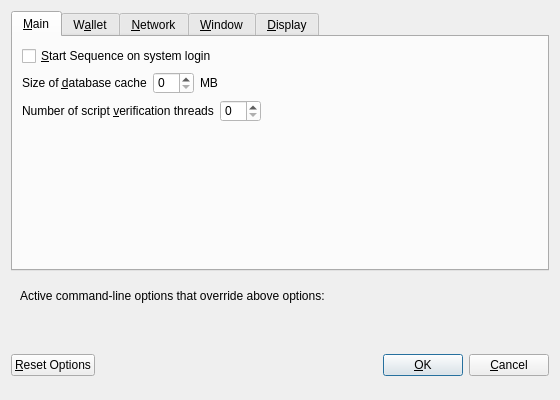
<?xml version="1.0" encoding="UTF-8"?>
<ui version="4.0">
 <class>OptionsDialog</class>
 <widget class="QDialog" name="OptionsDialog">
  <property name="geometry">
   <rect>
    <x>0</x>
    <y>0</y>
    <width>560</width>
    <height>400</height>
   </rect>
  </property>
  <property name="windowTitle">
   <string>Options</string>
  </property>
  <property name="modal">
   <bool>true</bool>
  </property>
  <layout class="QVBoxLayout" name="verticalLayout">
   <item>
    <widget class="QTabWidget" name="tabWidget">
     <property name="styleSheet">
      <string notr="true">QTabWidget:tab-bar { alignment: left }
QTabBar { alignment: left; }</string>
     </property>
     <property name="currentIndex">
      <number>0</number>
     </property>
     <widget class="QWidget" name="tabMain">
      <attribute name="title">
       <string>&amp;Main</string>
      </attribute>
      <layout class="QVBoxLayout" name="verticalLayout_Main">
       <item>
        <widget class="QCheckBox" name="sequenceAtStartup">
         <property name="toolTip">
          <string>Automatically start Sequence after logging in to the system.</string>
         </property>
         <property name="text">
          <string>&amp;Start Sequence on system login</string>
         </property>
        </widget>
       </item>
       <item>
        <layout class="QHBoxLayout" name="horizontalLayout_2_Main">
         <item>
          <widget class="QLabel" name="databaseCacheLabel">
           <property name="text">
            <string>Size of &amp;database cache</string>
           </property>
           <property name="textFormat">
            <enum>Qt::PlainText</enum>
           </property>
           <property name="buddy">
            <cstring>databaseCache</cstring>
           </property>
          </widget>
         </item>
         <item>
          <widget class="QSpinBox" name="databaseCache">
           <property name="styleSheet">
            <string notr="true">background-color: rgb(255, 255, 255);
color: rgb(0, 0, 0);</string>
           </property>
          </widget>
         </item>
         <item>
          <widget class="QLabel" name="databaseCacheUnitLabel">
           <property name="text">
            <string>MB</string>
           </property>
           <property name="textFormat">
            <enum>Qt::PlainText</enum>
           </property>
          </widget>
         </item>
         <item>
          <spacer name="horizontalSpacer_2_Main">
           <property name="orientation">
            <enum>Qt::Horizontal</enum>
           </property>
           <property name="sizeHint" stdset="0">
            <size>
             <width>40</width>
             <height>20</height>
            </size>
           </property>
          </spacer>
         </item>
        </layout>
       </item>
       <item>
        <layout class="QHBoxLayout" name="horizontalLayout_3_Main">
         <item>
          <widget class="QLabel" name="threadsScriptVerifLabel">
           <property name="text">
            <string>Number of script &amp;verification threads</string>
           </property>
           <property name="textFormat">
            <enum>Qt::PlainText</enum>
           </property>
           <property name="buddy">
            <cstring>threadsScriptVerif</cstring>
           </property>
          </widget>
         </item>
         <item>
          <widget class="QSpinBox" name="threadsScriptVerif">
           <property name="toolTip">
            <string>(0 = auto, &lt;0 = leave that many cores free)</string>
           </property>
           <property name="styleSheet">
            <string notr="true">background-color: rgb(255, 255, 255);
color: rgb(0, 0, 0);</string>
           </property>
          </widget>
         </item>
         <item>
          <spacer name="horizontalSpacer_3_Main">
           <property name="orientation">
            <enum>Qt::Horizontal</enum>
           </property>
           <property name="sizeHint" stdset="0">
            <size>
             <width>40</width>
             <height>20</height>
            </size>
           </property>
          </spacer>
         </item>
        </layout>
       </item>
       <item>
        <spacer name="verticalSpacer_Main">
         <property name="orientation">
          <enum>Qt::Vertical</enum>
         </property>
         <property name="sizeHint" stdset="0">
          <size>
           <width>20</width>
           <height>40</height>
          </size>
         </property>
        </spacer>
       </item>
      </layout>
     </widget>
     <widget class="QWidget" name="tabWallet">
      <attribute name="title">
       <string>W&amp;allet</string>
      </attribute>
      <layout class="QVBoxLayout" name="verticalLayout_Wallet">
       <item>
        <widget class="QGroupBox" name="groupBox">
         <property name="title">
          <string>Expert</string>
         </property>
         <layout class="QVBoxLayout" name="verticalLayout_2">
          <item>
           <widget class="QCheckBox" name="coinControlFeatures">
            <property name="toolTip">
             <string>Whether to show coin control features or not.</string>
            </property>
            <property name="text">
             <string>Enable coin &amp;control features</string>
            </property>
           </widget>
          </item>
          <item>
           <widget class="QCheckBox" name="spendZeroConfChange">
            <property name="toolTip">
             <string>If you disable the spending of unconfirmed change, the change from a transaction cannot be used until that transaction has at least one confirmation. This also affects how your balance is computed.</string>
            </property>
            <property name="text">
             <string>&amp;Spend unconfirmed change</string>
            </property>
           </widget>
          </item>
         </layout>
        </widget>
       </item>
       <item>
        <spacer name="verticalSpacer_Wallet">
         <property name="orientation">
          <enum>Qt::Vertical</enum>
         </property>
         <property name="sizeHint" stdset="0">
          <size>
           <width>20</width>
           <height>40</height>
          </size>
         </property>
        </spacer>
       </item>
      </layout>
     </widget>
     <widget class="QWidget" name="tabNetwork">
      <attribute name="title">
       <string>&amp;Network</string>
      </attribute>
      <layout class="QVBoxLayout" name="verticalLayout_Network">
       <item>
        <widget class="QCheckBox" name="mapPortUpnp">
         <property name="toolTip">
          <string>Automatically open the Sequence client port on the router. This only works when your router supports UPnP and it is enabled.</string>
         </property>
         <property name="text">
          <string>Map port using &amp;UPnP</string>
         </property>
        </widget>
       </item>
       <item>
        <widget class="QCheckBox" name="allowIncoming">
         <property name="toolTip">
          <string>Accept connections from outside</string>
         </property>
         <property name="text">
          <string>Allow incoming connections</string>
         </property>
        </widget>
       </item>
       <item>
        <widget class="QCheckBox" name="connectSocks">
         <property name="toolTip">
          <string>Connect to the Sequence network through a SOCKS5 proxy.</string>
         </property>
         <property name="text">
          <string>&amp;Connect through SOCKS5 proxy (default proxy):</string>
         </property>
        </widget>
       </item>
       <item>
        <layout class="QHBoxLayout" name="horizontalLayout_1_Network">
         <item>
          <widget class="QLabel" name="proxyIpLabel">
           <property name="text">
            <string>Proxy &amp;IP:</string>
           </property>
           <property name="textFormat">
            <enum>Qt::PlainText</enum>
           </property>
           <property name="buddy">
            <cstring>proxyIp</cstring>
           </property>
          </widget>
         </item>
         <item>
          <widget class="QValidatedLineEdit" name="proxyIp">
           <property name="minimumSize">
            <size>
             <width>140</width>
             <height>0</height>
            </size>
           </property>
           <property name="maximumSize">
            <size>
             <width>140</width>
             <height>16777215</height>
            </size>
           </property>
           <property name="toolTip">
            <string>IP address of the proxy (e.g. IPv4: 127.0.0.1 / IPv6: ::1)</string>
           </property>
          </widget>
         </item>
         <item>
          <widget class="QLabel" name="proxyPortLabel">
           <property name="text">
            <string>&amp;Port:</string>
           </property>
           <property name="textFormat">
            <enum>Qt::PlainText</enum>
           </property>
           <property name="buddy">
            <cstring>proxyPort</cstring>
           </property>
          </widget>
         </item>
         <item>
          <widget class="QLineEdit" name="proxyPort">
           <property name="minimumSize">
            <size>
             <width>55</width>
             <height>0</height>
            </size>
           </property>
           <property name="maximumSize">
            <size>
             <width>55</width>
             <height>16777215</height>
            </size>
           </property>
           <property name="toolTip">
            <string>Port of the proxy (e.g. 9050)</string>
           </property>
          </widget>
         </item>
         <item>
          <spacer name="horizontalSpacer_1_Network">
           <property name="orientation">
            <enum>Qt::Horizontal</enum>
           </property>
           <property name="sizeHint" stdset="0">
            <size>
             <width>40</width>
             <height>20</height>
            </size>
           </property>
          </spacer>
         </item>
        </layout>
       </item>
       <item>
        <spacer name="verticalSpacer_Network">
         <property name="orientation">
          <enum>Qt::Vertical</enum>
         </property>
         <property name="sizeHint" stdset="0">
          <size>
           <width>20</width>
           <height>40</height>
          </size>
         </property>
        </spacer>
       </item>
      </layout>
     </widget>
     <widget class="QWidget" name="tabWindow">
      <attribute name="title">
       <string>&amp;Window</string>
      </attribute>
      <layout class="QVBoxLayout" name="verticalLayout_Window">
       <item>
        <widget class="QCheckBox" name="minimizeToTray">
         <property name="toolTip">
          <string>Show only a tray icon after minimizing the window.</string>
         </property>
         <property name="text">
          <string>&amp;Minimize to the tray instead of the taskbar</string>
         </property>
        </widget>
       </item>
       <item>
        <widget class="QCheckBox" name="minimizeOnClose">
         <property name="toolTip">
          <string>Minimize instead of exit the application when the window is closed. When this option is enabled, the application will be closed only after selecting Quit in the menu.</string>
         </property>
         <property name="text">
          <string>M&amp;inimize on close</string>
         </property>
        </widget>
       </item>
       <item>
        <spacer name="verticalSpacer_Window">
         <property name="orientation">
          <enum>Qt::Vertical</enum>
         </property>
         <property name="sizeHint" stdset="0">
          <size>
           <width>20</width>
           <height>40</height>
          </size>
         </property>
        </spacer>
       </item>
      </layout>
     </widget>
     <widget class="QWidget" name="tabDisplay">
      <attribute name="title">
       <string>&amp;Display</string>
      </attribute>
      <layout class="QVBoxLayout" name="verticalLayout_Display">
       <item>
        <layout class="QHBoxLayout" name="horizontalLayout_1_Display">
         <item>
          <widget class="QLabel" name="langLabel">
           <property name="text">
            <string>User Interface &amp;language:</string>
           </property>
           <property name="textFormat">
            <enum>Qt::PlainText</enum>
           </property>
           <property name="buddy">
            <cstring>lang</cstring>
           </property>
          </widget>
         </item>
         <item>
          <widget class="QValueComboBox" name="lang">
           <property name="toolTip">
            <string>The user interface language can be set here. This setting will take effect after restarting Sequence.</string>
           </property>
          </widget>
         </item>
        </layout>
       </item>
       <item>
        <layout class="QHBoxLayout" name="horizontalLayout_2_Display">
         <item>
          <widget class="QLabel" name="unitLabel">
           <property name="text">
            <string>&amp;Unit to show amounts in:</string>
           </property>
           <property name="textFormat">
            <enum>Qt::PlainText</enum>
           </property>
           <property name="buddy">
            <cstring>unit</cstring>
           </property>
          </widget>
         </item>
         <item>
          <widget class="QValueComboBox" name="unit">
           <property name="toolTip">
            <string>Choose the default subdivision unit to show in the interface and when sending coins.</string>
           </property>
          </widget>
         </item>
        </layout>
       </item>
       <item>
        <layout class="QHBoxLayout" name="horizontalLayout_3_Display">
         <item>
          <widget class="QLabel" name="thirdPartyTxUrlsLabel">
           <property name="toolTip">
            <string>Third party URLs (e.g. a block explorer) that appear in the transactions tab as context menu items. %s in the URL is replaced by transaction hash. Multiple URLs are separated by vertical bar |.</string>
           </property>
           <property name="text">
            <string>Third party transaction URLs</string>
           </property>
           <property name="buddy">
            <cstring>thirdPartyTxUrls</cstring>
           </property>
          </widget>
         </item>
         <item>
          <layout class="QHBoxLayout" name="horizontalLayout_4_Display" stretch="0,0">
           <item>
            <widget class="QLabel" name="themeLabel">
             <property name="text">
              <string>User Interface Theme:</string>
             </property>
            </widget>
           </item>
           <item>
            <widget class="QValueComboBox" name="theme"/>
           </item>
          </layout>
         </item>
         <item>
          <widget class="QLineEdit" name="thirdPartyTxUrls">
           <property name="toolTip">
            <string>Third party URLs (e.g. a block explorer) that appear in the transactions tab as context menu items. %s in the URL is replaced by transaction hash. Multiple URLs are separated by vertical bar |.</string>
           </property>
          </widget>
         </item>
        </layout>
       </item>
       <item>
        <spacer name="verticalSpacer_Display">
         <property name="orientation">
          <enum>Qt::Vertical</enum>
         </property>
         <property name="sizeHint" stdset="0">
          <size>
           <width>20</width>
           <height>40</height>
          </size>
         </property>
        </spacer>
       </item>
      </layout>
     </widget>
    </widget>
   </item>
   <item>
    <widget class="QFrame" name="frame">
     <layout class="QVBoxLayout" name="verticalLayout_Bottom">
      <item>
       <layout class="QHBoxLayout" name="horizontalLayout_Bottom">
        <item>
         <widget class="QLabel" name="overriddenByCommandLineInfoLabel">
          <property name="text">
           <string>Active command-line options that override above options:</string>
          </property>
          <property name="textFormat">
           <enum>Qt::PlainText</enum>
          </property>
         </widget>
        </item>
        <item>
         <spacer name="horizontalSpacer_Bottom">
          <property name="orientation">
           <enum>Qt::Horizontal</enum>
          </property>
          <property name="sizeHint" stdset="0">
           <size>
            <width>40</width>
            <height>20</height>
           </size>
          </property>
         </spacer>
        </item>
       </layout>
      </item>
      <item>
       <widget class="QLabel" name="overriddenByCommandLineLabel">
        <property name="text">
         <string/>
        </property>
        <property name="textFormat">
         <enum>Qt::PlainText</enum>
        </property>
        <property name="wordWrap">
         <bool>true</bool>
        </property>
       </widget>
      </item>
     </layout>
    </widget>
   </item>
   <item>
    <layout class="QHBoxLayout" name="horizontalLayout_Buttons">
     <item>
      <widget class="QPushButton" name="resetButton">
       <property name="toolTip">
        <string>Reset all client options to default.</string>
       </property>
       <property name="text">
        <string>&amp;Reset Options</string>
       </property>
       <property name="autoDefault">
        <bool>false</bool>
       </property>
      </widget>
     </item>
     <item>
      <spacer name="horizontalSpacer_1">
       <property name="orientation">
        <enum>Qt::Horizontal</enum>
       </property>
       <property name="sizeHint" stdset="0">
        <size>
         <width>40</width>
         <height>48</height>
        </size>
       </property>
      </spacer>
     </item>
     <item>
      <widget class="QLabel" name="statusLabel">
       <property name="minimumSize">
        <size>
         <width>200</width>
         <height>0</height>
        </size>
       </property>
       <property name="font">
        <font>
         <weight>75</weight>
         <bold>true</bold>
        </font>
       </property>
       <property name="text">
        <string/>
       </property>
       <property name="textFormat">
        <enum>Qt::PlainText</enum>
       </property>
       <property name="wordWrap">
        <bool>true</bool>
       </property>
      </widget>
     </item>
     <item>
      <spacer name="horizontalSpacer_2">
       <property name="orientation">
        <enum>Qt::Horizontal</enum>
       </property>
       <property name="sizeHint" stdset="0">
        <size>
         <width>40</width>
         <height>48</height>
        </size>
       </property>
      </spacer>
     </item>
     <item>
      <widget class="QPushButton" name="okButton">
       <property name="text">
        <string>&amp;OK</string>
       </property>
       <property name="autoDefault">
        <bool>false</bool>
       </property>
       <property name="default">
        <bool>true</bool>
       </property>
      </widget>
     </item>
     <item>
      <widget class="QPushButton" name="cancelButton">
       <property name="text">
        <string>&amp;Cancel</string>
       </property>
       <property name="autoDefault">
        <bool>false</bool>
       </property>
      </widget>
     </item>
    </layout>
   </item>
  </layout>
 </widget>
 <customwidgets>
  <customwidget>
   <class>QValidatedLineEdit</class>
   <extends>QLineEdit</extends>
   <header>qt/qvalidatedlineedit.h</header>
  </customwidget>
  <customwidget>
   <class>QValueComboBox</class>
   <extends>QComboBox</extends>
   <header>qt/qvaluecombobox.h</header>
  </customwidget>
 </customwidgets>
 <resources/>
 <connections/>
</ui>
